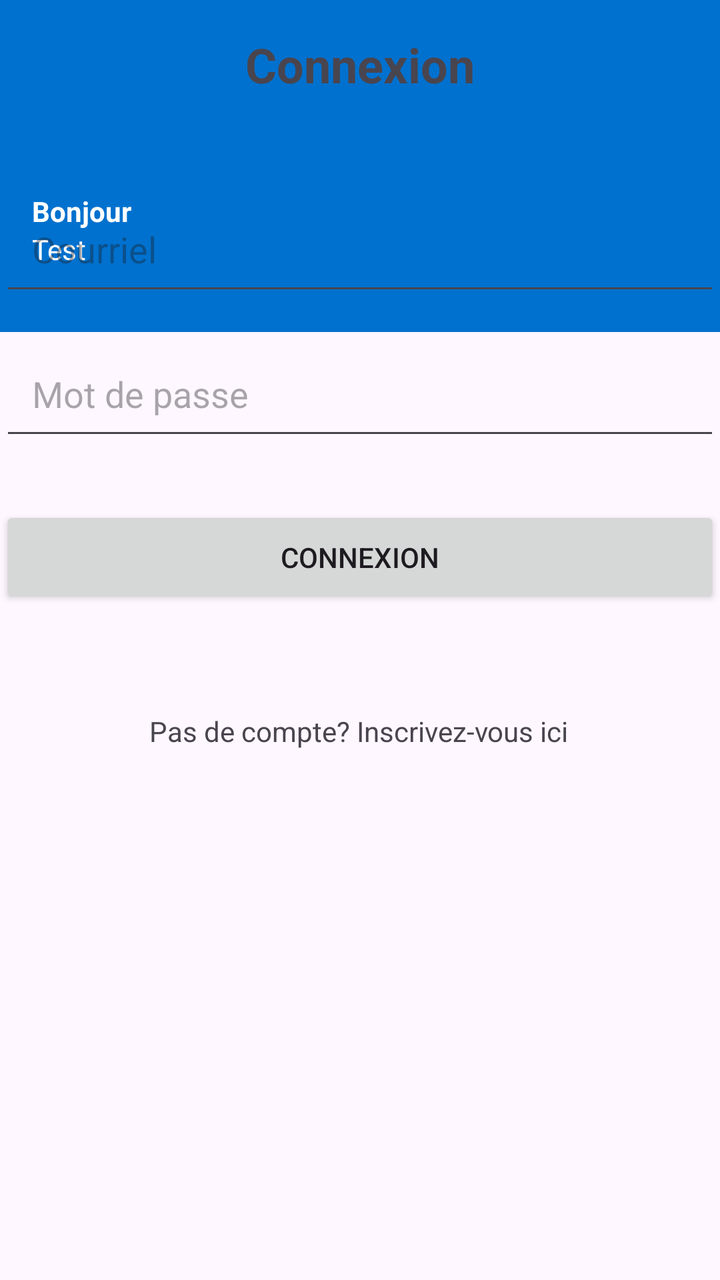
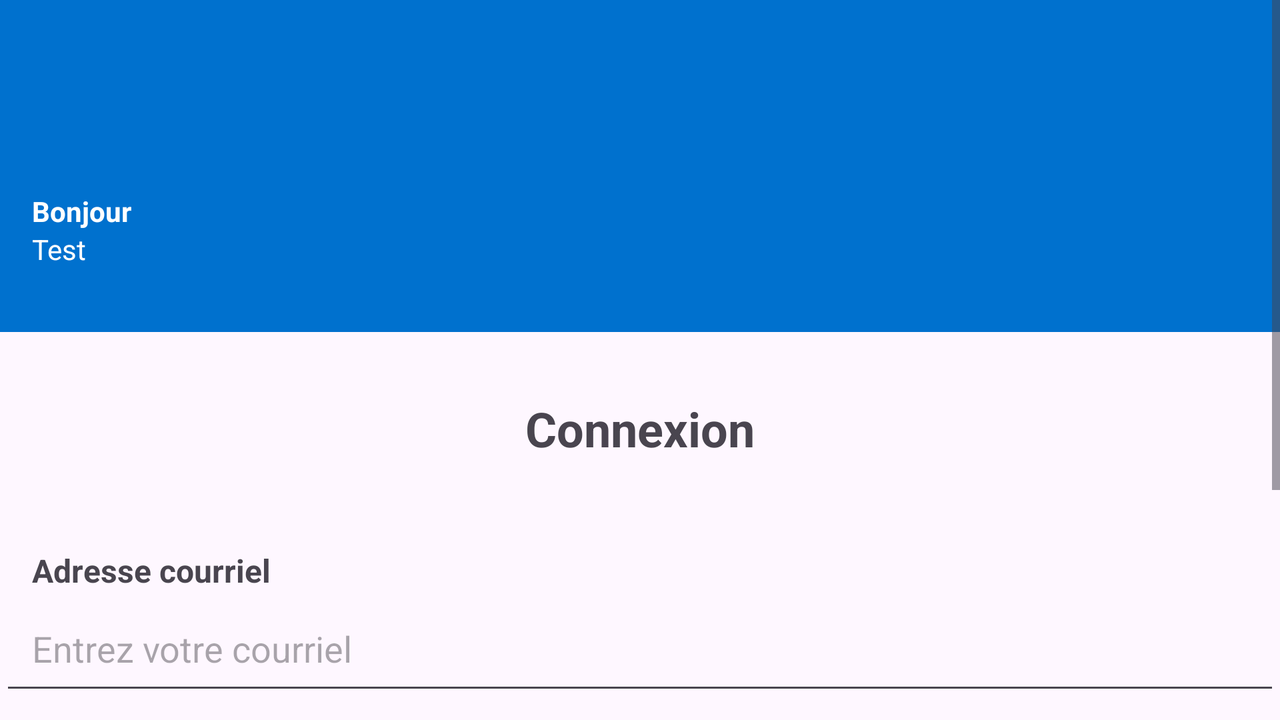

An Android layout and its configuration variant, each rendered on a device that would load it. The default file and the variant file are quoted in full after the pictures.
<!-- AndroidManifest.xml: application theme Theme.TPListeEpicerie -->
<!-- res/layout/activity_page_signin.xml -->
<?xml version="1.0" encoding="utf-8"?>
<androidx.constraintlayout.widget.ConstraintLayout
    xmlns:android="http://schemas.android.com/apk/res/android"
    xmlns:app="http://schemas.android.com/apk/res-auto"
    xmlns:tools="http://schemas.android.com/tools"
    android:layout_width="match_parent"
    android:layout_height="match_parent"
    >

    <include
        android:id="@+id/toolbar"
        layout="@layout/toolbar"
        android:layout_width="match_parent"
        android:layout_height="wrap_content"
        app:layout_constraintEnd_toEndOf="parent"
        app:layout_constraintStart_toStartOf="parent"
        app:layout_constraintTop_toTopOf="parent" />

    <TextView
        android:id="@+id/signinTitle"
        android:layout_width="wrap_content"
        android:layout_height="wrap_content"
        android:text="Connexion"
        android:textSize="24sp"
        android:textStyle="bold"
        android:layout_marginBottom="24dp"
        app:layout_constraintTop_toTopOf="parent"
        app:layout_constraintStart_toStartOf="parent"
        app:layout_constraintEnd_toEndOf="parent"
        android:padding="16dp"/>

    <EditText
        android:id="@+id/email"
        android:layout_width="0dp"
        android:layout_height="wrap_content"
        android:layout_marginTop="32dp"
        android:hint="Courriel"
        android:inputType="textEmailAddress"
        app:layout_constraintEnd_toEndOf="parent"
        app:layout_constraintHorizontal_bias="0.0"
        app:layout_constraintStart_toStartOf="parent"
        app:layout_constraintTop_toBottomOf="@id/signinTitle"
        android:padding="16dp"/>

    <EditText
        android:id="@+id/password"
        android:layout_width="0dp"
        android:layout_height="wrap_content"
        android:layout_marginTop="16dp"
        android:hint="Mot de passe"
        android:inputType="textPassword"
        app:layout_constraintEnd_toEndOf="parent"
        app:layout_constraintHorizontal_bias="0.0"
        app:layout_constraintStart_toStartOf="parent"
        app:layout_constraintTop_toBottomOf="@id/email"
        android:padding="16dp"/>

    <Button
        android:id="@+id/signinButton"
        android:layout_width="0dp"
        android:layout_height="wrap_content"
        android:layout_marginTop="28dp"
        android:text="Connexion"
        app:layout_constraintEnd_toEndOf="parent"
        app:layout_constraintHorizontal_bias="0.0"
        app:layout_constraintStart_toStartOf="parent"
        app:layout_constraintTop_toBottomOf="@id/password"
        android:padding="16dp"/>

    <TextView
        android:id="@+id/goToSignUp"
        android:layout_width="wrap_content"
        android:layout_height="wrap_content"
        android:layout_marginTop="36dp"
        android:clickable="true"
        android:focusable="true"
        android:text="Pas de compte? Inscrivez-vous ici"
        android:textSize="14sp"
        app:layout_constraintEnd_toEndOf="parent"
        app:layout_constraintHorizontal_bias="0.497"
        app:layout_constraintStart_toStartOf="parent"
        app:layout_constraintTop_toBottomOf="@id/signinButton"
        android:padding="16dp"/>
</androidx.constraintlayout.widget.ConstraintLayout>
<!-- res/layout/toolbar.xml (included above) -->
<?xml version="1.0" encoding="utf-8"?>
<LinearLayout xmlns:android="http://schemas.android.com/apk/res/android"
    android:orientation="vertical"
    android:layout_width="match_parent"
    android:layout_height="176dp"
    android:background="@color/blue"
    android:gravity="bottom"
    android:padding="16dp"
    android:theme="@style/ThemeOverlay.AppCompat.Dark">

    <ImageView
        android:layout_width="50dp"
        android:layout_height="80dp"
        android:src="@drawable/img_2" />

    <TextView
        android:layout_width="wrap_content"
        android:layout_height="wrap_content"
        android:text="Bonjour"
        android:textColor="@color/white"
        android:textStyle="bold"/>

    <TextView
        android:layout_width="wrap_content"
        android:layout_height="wrap_content"
        android:text="Test"
        android:textColor="@color/white"
        android:textSize="14sp"
        android:layout_marginBottom="16dp"/>


</LinearLayout>
<!-- resources referenced by this layout -->
<resources>
  <color name="blue">#0071ce</color>
  <color name="white">#FFFFFFFF</color>
  <style name="Theme.TPListeEpicerie" parent="Base.Theme.TPListeEpicerie" />
  <style name="Base.Theme.TPListeEpicerie" parent="Theme.Material3.DayNight.NoActionBar">
          
          <item name="colorPrimary">@color/blue</item>
          <item name="colorPrimaryVariant">@color/blue</item>
          <item name="android:statusBarColor">@color/blue</item>
      </style>
</resources>
<!-- res/layout-land/activity_page_signin.xml (the author's variant of the layout above) -->
<!-- drawn on the phone turned sideways -->
<?xml version="1.0" encoding="utf-8"?>
<ScrollView
    xmlns:android="http://schemas.android.com/apk/res/android"
    xmlns:app="http://schemas.android.com/apk/res-auto"
    xmlns:tools="http://schemas.android.com/tools"
    android:layout_width="match_parent"
    android:layout_height="match_parent"
    tools:context=".page.PageSignIn">

    <androidx.constraintlayout.widget.ConstraintLayout
        android:layout_width="match_parent"
        android:layout_height="wrap_content">

        <include
            android:id="@+id/toolbar"
            layout="@layout/toolbar"
            android:layout_width="match_parent"
            android:layout_height="wrap_content"
            app:layout_constraintStart_toStartOf="parent"
            app:layout_constraintTop_toTopOf="parent"
            app:layout_constraintEnd_toEndOf="parent" />

        <TextView
            android:id="@+id/signinTitle"
            android:layout_width="wrap_content"
            android:layout_height="wrap_content"
            android:layout_marginTop="16dp"
            android:text="Connexion"
            android:textSize="24sp"
            android:textStyle="bold"
            android:padding="16dp"
            app:layout_constraintTop_toBottomOf="@id/toolbar"
            app:layout_constraintStart_toStartOf="parent"
            app:layout_constraintEnd_toEndOf="parent" />

        <TextView
            android:id="@+id/emailLabel"
            android:layout_width="wrap_content"
            android:layout_height="wrap_content"
            android:layout_marginTop="28dp"
            android:paddingStart="16dp"
            android:paddingEnd="16dp"
            android:text="Adresse courriel"
            android:textSize="16sp"
            android:textStyle="bold"
            app:layout_constraintEnd_toEndOf="parent"
            app:layout_constraintHorizontal_bias="0.0"
            app:layout_constraintStart_toStartOf="parent"
            app:layout_constraintTop_toBottomOf="@id/signinTitle" />

        <EditText
            android:id="@+id/email"
            android:layout_width="0dp"
            android:layout_height="wrap_content"
            android:hint="Entrez votre courriel"
            android:inputType="textEmailAddress"
            android:padding="16dp"
            app:layout_constraintTop_toBottomOf="@id/emailLabel"
            app:layout_constraintStart_toStartOf="parent"
            app:layout_constraintEnd_toEndOf="parent" />

        <TextView
            android:id="@+id/passwordLabel"
            android:layout_width="wrap_content"
            android:layout_height="wrap_content"
            android:layout_marginTop="24dp"
            android:paddingStart="16dp"
            android:paddingEnd="16dp"
            android:text="Mot de passe"
            android:textSize="16sp"
            android:textStyle="bold"
            app:layout_constraintEnd_toEndOf="parent"
            app:layout_constraintHorizontal_bias="0.0"
            app:layout_constraintStart_toStartOf="parent"
            app:layout_constraintTop_toBottomOf="@id/email" />

        <EditText
            android:id="@+id/password"
            android:layout_width="0dp"
            android:layout_height="wrap_content"
            android:hint="Entrez votre mot de passe"
            android:inputType="textPassword"
            android:padding="16dp"
            app:layout_constraintTop_toBottomOf="@id/passwordLabel"
            app:layout_constraintStart_toStartOf="parent"
            app:layout_constraintEnd_toEndOf="parent" />

        <Button
            android:id="@+id/signinButton"
            android:layout_width="0dp"
            android:layout_height="wrap_content"
            android:layout_marginTop="24dp"
            android:text="Connexion"
            android:backgroundTint="@color/blue"
            android:textColor="@android:color/white"
            android:padding="16dp"
            app:layout_constraintTop_toBottomOf="@id/password"
            app:layout_constraintStart_toStartOf="parent"
            app:layout_constraintEnd_toEndOf="parent" />

    </androidx.constraintlayout.widget.ConstraintLayout>

</ScrollView>
